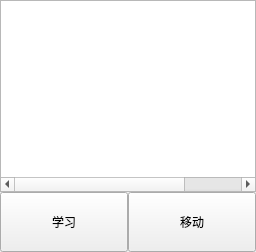
       <widget class="QWidget" name="tab_5">
        <attribute name="title">
         <string>废料盘坐标</string>
        </attribute>
        <layout class="QGridLayout" name="gridLayout_6" rowstretch="1,0">
         <property name="leftMargin">
          <number>0</number>
         </property>
         <property name="topMargin">
          <number>0</number>
         </property>
         <property name="rightMargin">
          <number>0</number>
         </property>
         <property name="bottomMargin">
          <number>0</number>
         </property>
         <property name="spacing">
          <number>0</number>
         </property>
         <item row="0" column="0">
          <widget class="QTableWidget" name="tableWasteWidget">
           <property name="contextMenuPolicy">
            <enum>Qt::CustomContextMenu</enum>
           </property>
           <property name="selectionBehavior">
            <enum>QAbstractItemView::SelectRows</enum>
           </property>
           <attribute name="horizontalHeaderVisible">
            <bool>false</bool>
           </attribute>
           <attribute name="horizontalHeaderCascadingSectionResizes">
            <bool>true</bool>
           </attribute>
           <attribute name="horizontalHeaderDefaultSectionSize">
            <number>70</number>
           </attribute>
           <attribute name="horizontalHeaderShowSortIndicator" stdset="0">
            <bool>true</bool>
           </attribute>
           <attribute name="horizontalHeaderStretchLastSection">
            <bool>true</bool>
           </attribute>
           <attribute name="verticalHeaderVisible">
            <bool>false</bool>
           </attribute>
           <column>
            <property name="text">
             <string>序号</string>
            </property>
            <property name="textAlignment">
             <set>AlignCenter</set>
            </property>
           </column>
           <column>
            <property name="text">
             <string>坐标X</string>
            </property>
            <property name="textAlignment">
             <set>AlignCenter</set>
            </property>
           </column>
           <column>
            <property name="text">
             <string>坐标Y</string>
            </property>
            <property name="textAlignment">
             <set>AlignCenter</set>
            </property>
           </column>
           <column>
            <property name="text">
             <string>坐标Z</string>
            </property>
            <property name="textAlignment">
             <set>AlignCenter</set>
            </property>
           </column>
          </widget>
         </item>
         <item row="1" column="0">
          <layout class="QHBoxLayout" name="horizontalLayout_10">
           <item>
            <widget class="QPushButton" name="btnWastePosLearn">
             <property name="sizePolicy">
              <sizepolicy hsizetype="Expanding" vsizetype="Expanding">
               <horstretch>0</horstretch>
               <verstretch>0</verstretch>
              </sizepolicy>
             </property>
             <property name="minimumSize">
              <size>
               <width>80</width>
               <height>60</height>
              </size>
             </property>
             <property name="text">
              <string>学习</string>
             </property>
            </widget>
           </item>
           <item>
            <widget class="QPushButton" name="btnWastePosMove">
             <property name="sizePolicy">
              <sizepolicy hsizetype="Expanding" vsizetype="Expanding">
               <horstretch>0</horstretch>
               <verstretch>0</verstretch>
              </sizepolicy>
             </property>
             <property name="minimumSize">
              <size>
               <width>80</width>
               <height>60</height>
              </size>
             </property>
             <property name="text">
              <string>移动</string>
             </property>
            </widget>
           </item>
          </layout>
         </item>
        </layout>
       </widget>
